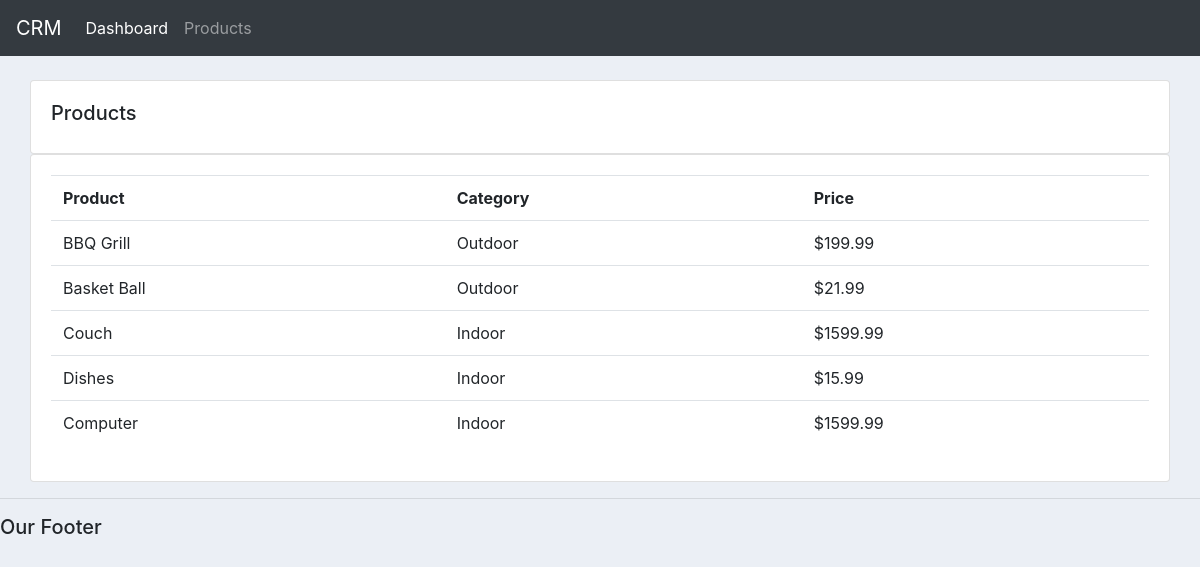
/products/, run on an earlier commit of the app's database.
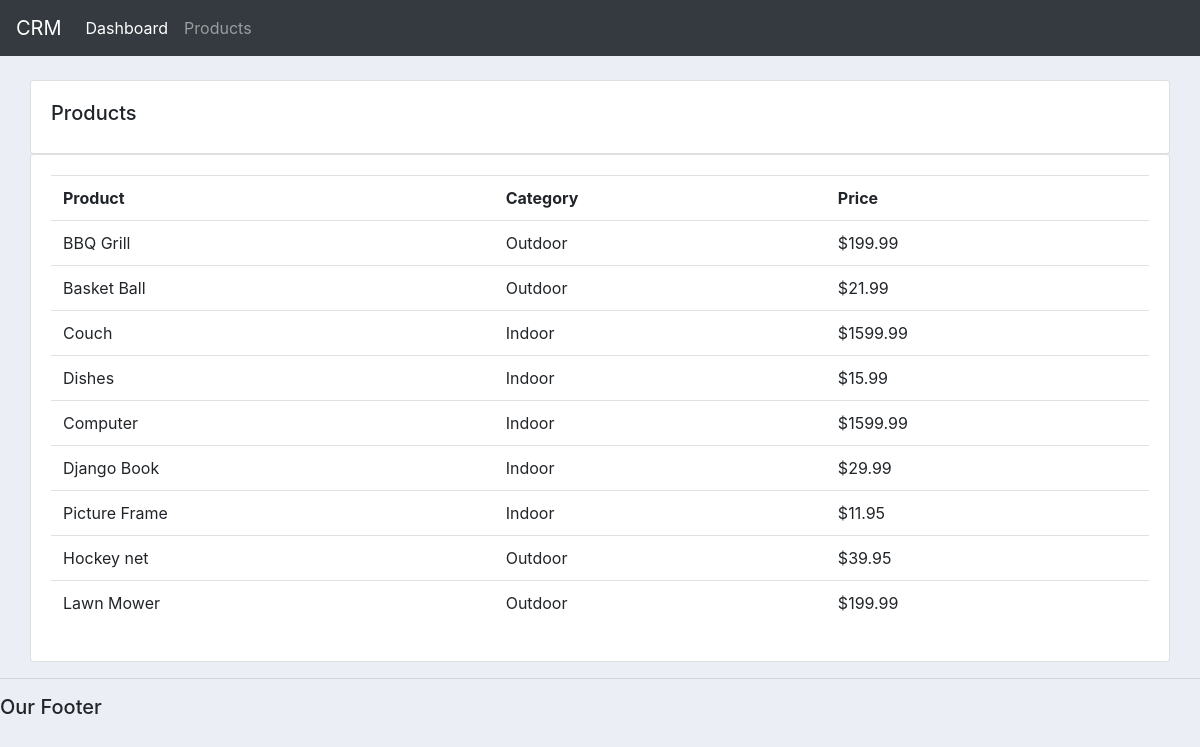
And on a later commit of the database.
### accounts/models.py (models this page shows, shortened)
class Product(models.Model):
    CATEGORY = (
                ('Indoor', 'Indoor'),
                ('Outdoor', 'Outdoor'),
                )
    name = models.CharField(max_length=200, null=True)
    price = models.FloatField(null=True)
    category = models.CharField(max_length=200, null=True, choices=CATEGORY)
    description = models.CharField(max_length=200, null=True, blank=True)
    date_created = models.DateTimeField(auto_now=True)
    tags = models.ManyToManyField(Tag)

### accounts/views.py (the view)
# urls.py: path('products/', views.products, name='products'),
def products(request):
    products = Product.objects.all()
    return render(request, 'accounts/products.html', {'products' :products})

### accounts/templates/accounts/products.html
{% extends 'accounts/main.html' %}
{% block content %}
<br>
<div class='container-fluid'>
    <div class='row'>
        <div class='col-md'>
            <div class='card card-body'>
                <h5>Products</h5>
            </div>
            <div class='card card-body'>
                <table class='table'>
                    <tr>
                        <th>Product</th>
                        <th>Category</th>
                        <th>Price</th>
                    </tr>
                    {% for i in products %}
                    <tr>
                      <td>{{ i.name }}</td>
                      <td>{{ i.category}}</td>
                      <td>${{ i.price}}</td>
                    </tr>
                    {% endfor %}
                </table>
            </div>
        </div>
    </div>
</div>
{% endblock content %}

What changed in the data, as far as the page shows it:
added Product: name "Django Book", category "Indoor", price "29.99"
added Product: name "Picture Frame", category "Indoor", price "11.95"
added Product: name "Hockey net", category "Outdoor", price "39.95"
added Product: name "Lawn Mower", category "Outdoor", price "199.99"
